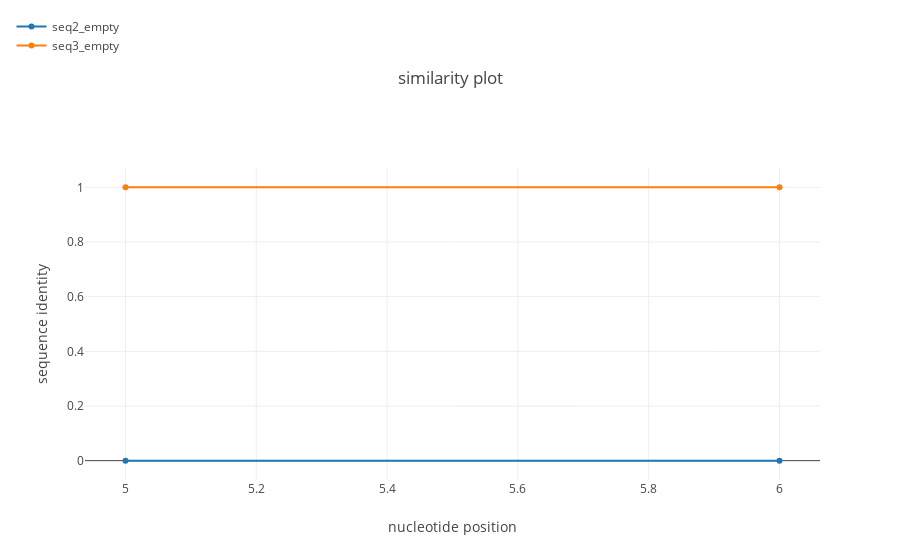

Notebook code for this chart:
### Code cell
simgen_obj.simgen(pot_rec=0, region=(5,7))

### Figure 1 — Plotly figure (JSON) as saved in the notebook; plotly's stock layout.template omitted (floating-point values rounded to 4 significant figures)
{"data": [{"name": "seq2_empty", "type": "scatter", "uid": "fd7b2cd4-ac63-11e8-b3ed-509a4c2ed471", "x": [5, 6, 7], "y": [0, 0]}, {"name": "seq3_empty", "type": "scatter", "uid": "fd7b2cd5-ac63-11e8-8e76-509a4c2ed471", "x": [5, 6, 7], "y": [1, 1]}], "layout": {"legend": {"x": -0.1, "y": 1.5}, "title": "similarity plot", "xaxis": {"title": "nucleotide position"}, "yaxis": {"title": "sequence identity"}}}
